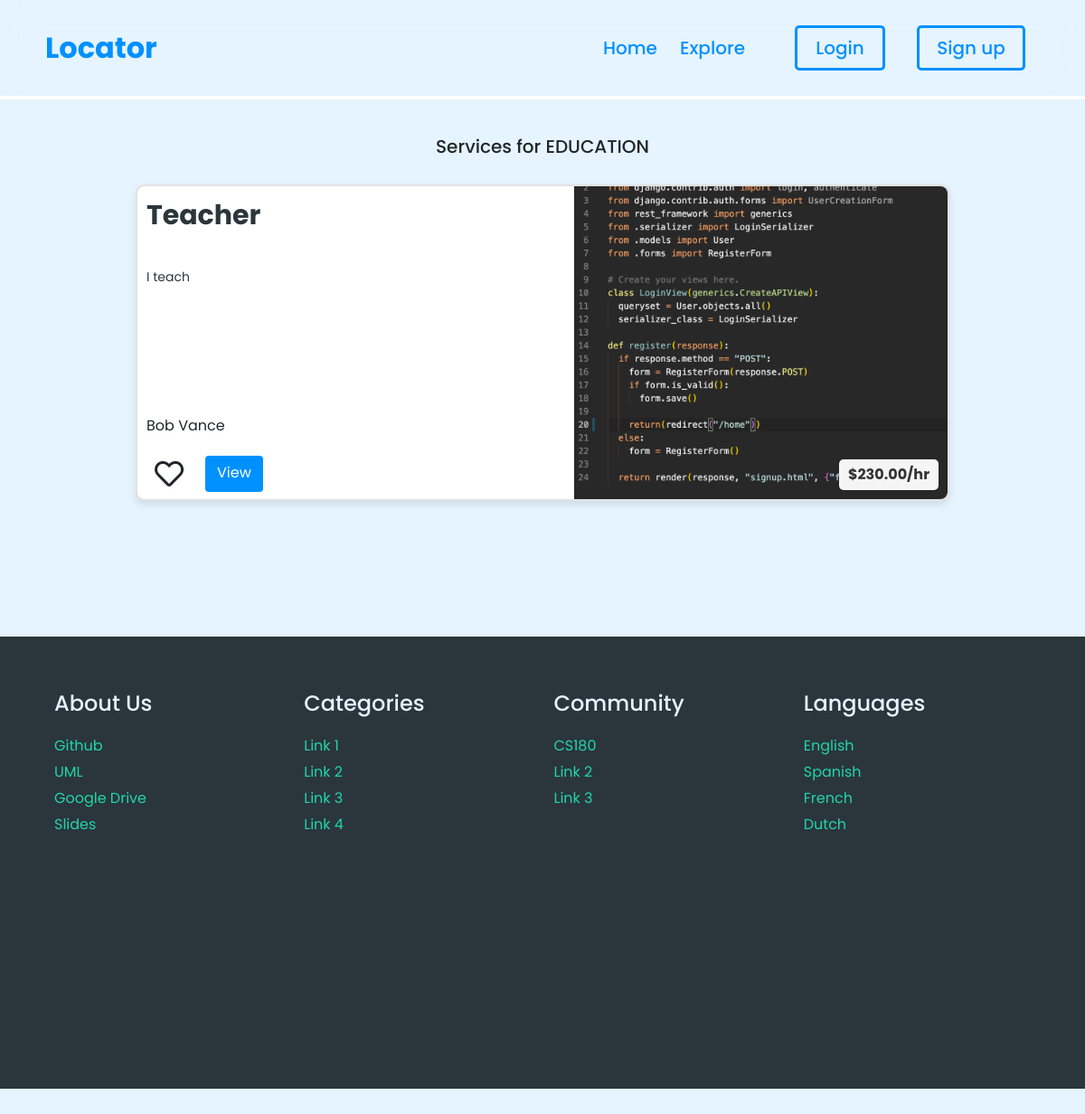
The page /category/EDUCATION/ on the database as committed earlier.
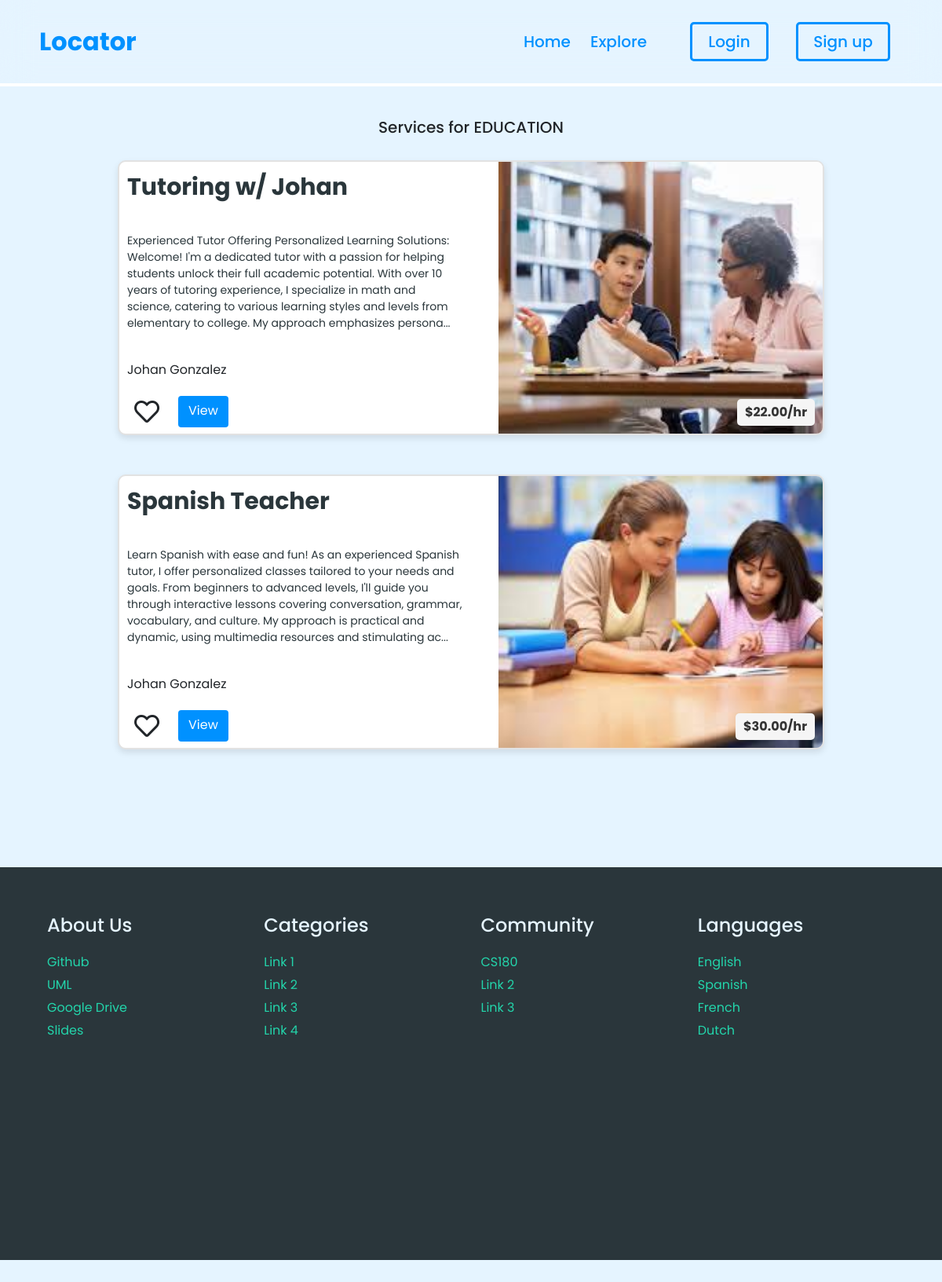
The same page on the database as committed later.
### posting_service/models.py (models this page shows)
class Service(models.Model):
  ServiceID = models.CharField(max_length=8, default=generate_unique_code, unique=True)
  freelancer = models.ForeignKey(User, on_delete=models.CASCADE, null=True, blank=True)
  serviceName = models.CharField(max_length=250)
  description = models.TextField()
  price = models.DecimalField(max_digits=10, decimal_places=2)
  credentials = models.FileField(upload_to='documents/', null=True, blank=True)
  category = models.CharField(max_length=40, choices=[('EDUCATION', 'Education'), ('PERSONAL CARE AND GROOMING', 'Personal Care and Grooming'), ('CLEANING AND JANITORIAL', 'Cleaning and Janitorial'), ('CONSTRUCTION AND RENOVATION', 'Construction and Renovation'), ('LANDSCAPING AND GARDENING', 'Landscaping and Gardening'), ('CHILD AND PET CARE', 'Child and Pet Care'), ('TECHNOLOGY AND CREATIVE ARTS', 'Technology and Creative Arts'), ('OTHER', 'Other')], null=True, blank=True)
  created_at = models.DateTimeField(auto_now_add=True)

class Photo(models.Model):
    service = models.ForeignKey(Service, on_delete=models.CASCADE, null=True, blank=True)
    service_img = models.ImageField(upload_to='images/', null=True, blank=True)

### posting_service/views.py (the view)
# urls.py: path('category/<str:category>/', ServiceCategoryView, name="category"),
def ServiceCategoryView(request, category):
  services = Service.objects.filter(category=category)
  return render(request, 'category.html', {'services':services, 'category':category})

### frontend/templatetags/custom_filters.py (called while the page is built)
@register.filter
def truncate_with_ellipsis(value, max_length):
    if len(value) > max_length:
        return value[:max_length-3] + '...'
    else:
        return value

### posting_service/templates/category.html (shortened to what this page needs)
{% extends "base.html" %}
{% load static %}
{% load custom_filters %}
{% block content %}
  <h5 style="text-align:center; margin-bottom: 30px;">Services for {{ category }}</h5>
  {% for service in services %}
    <div id="review" style="margin-left: 50%; transform: translate(-50%);">
      <div id="leftsection">
          <div id="ptitle" style="margin-top: 10px"> {{ service.serviceName }} </div>
          <div id="pdescription">
              {{ service.description | truncate_with_ellipsis:350 }}
          </div>
          <div id="puser">
            <div id="pusername">
                {{ service.freelancer.first_name }} {{ service.freelancer.last_name }}
            </div>
          </div>
          <div id="other">
              <div class="heartsection">
                  <i class="far fa-heart animated-heart-outline fa-2x"></i>
                  <i class="fas fa-heart animated-heart fa-2x"></i>
              </div>
              <a href="{% url 'posting_service:service_page' service.ServiceID %}" class="btn custom-button" style="height: 40px; margin-left: 15px;">View</a>
          </div>
      </div>
      <div id="rightsection">
          <div id="imagesection">
              {% if service.photo_set.first %}
                <img src="{{ service.photo_set.first.service_img.url }}" style="width: 100%;height: 100%; object-fit: cover;">
              {% endif %}
          </div>
      </div>
      <div id="price-section">
        ${{ service.price }}/hr
      </div>
    </div>
  {% endfor %}
{% endblock content %}

Rows that differ between the two databases and show on the page:
removed Service: category "EDUCATION", serviceName "Teacher", description "I teach", freelancer.first_name "Bob", freelancer.last_name "Vance", photo_set.first.service_img (picture), price "230.00"
added Service: serviceName "Tutoring w/ Johan", description "Experienced Tutor Offering Personalized Learning Solutions: Welcome! I'm a dedicated tutor with a passion for helping students unlock their full academic potential. With over 10 years of tutoring experience, I specialize in math and science, catering to various learning styles and levels from elementary to college. My approach emphasizes persona...", freelancer.first_name "Johan", freelancer.last_name "Gonzalez", photo_set.first.service_img (picture), price "22.00"
added Service: serviceName "Spanish Teacher", description "Learn Spanish with ease and fun! As an experienced Spanish tutor, I offer personalized classes tailored to your needs and goals. From beginners to advanced levels, I'll guide you through interactive lessons covering conversation, grammar, vocabulary, and culture. My approach is practical and dynamic, using multimedia resources and stimulating ac...", freelancer.first_name "Johan", freelancer.last_name "Gonzalez", photo_set.first.service_img (picture), price "30.00"
Other text that changed with them:
{{ category }}: (not shown) → "EDUCATION"
